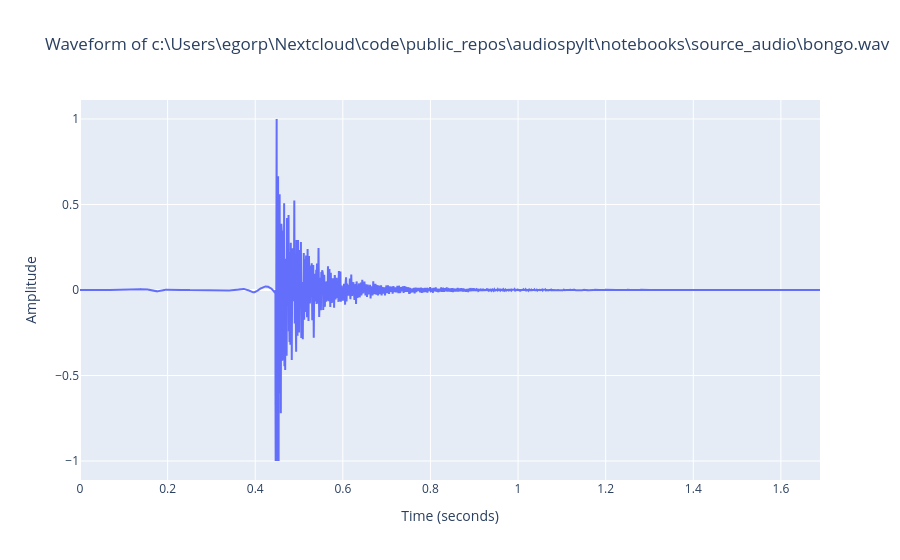

The code cell stored with this chart in its notebook:
### Code cell
from audiospylt.audio_utils import load_audio_sample
import numpy as np

# Parameters: wav_source (local path or URL), desired_sample_rate (None keeps native),
# convert_to_mono (bool), show_waveform (bool plot), play_audio (bool player)
# Returns: audio_data, sample_rate, audio_info (num_channels, duration, wav_filename, playback_audio, player)
# Adjustable variables
wav_source = 'source_audio/bongo.wav'
desired_sample_rate = None
convert_to_mono = True
show_waveform = True
play_audio = True

audio_data, sample_rate, audio_info = load_audio_sample(
    wav_source=wav_source,
    desired_sample_rate=desired_sample_rate,
    convert_to_mono=convert_to_mono,
    show_waveform=show_waveform,
    play_audio=play_audio,
)

playback_audio = audio_info["playback_audio"]

### Figure 1 — Plotly figure (JSON) as saved in the notebook; plotly's stock layout.template omitted (floating-point values rounded to 4 significant figures; data arrays with more than 128 entries replaced by an {"elided": "..."} marker saying what was removed)
{"data": [{"type": "scatter", "x": {"elided": "74496 float values"}, "y": {"elided": "74496 float values"}}], "layout": {"title": {"text": "Waveform of c:\\Users\\egorp\\Nextcloud\\code\\public_repos\\audiospylt\\notebooks\\source_audio\\bongo.wav"}, "xaxis": {"title": {"text": "Time (seconds)"}}, "yaxis": {"title": {"text": "Amplitude"}}}}
